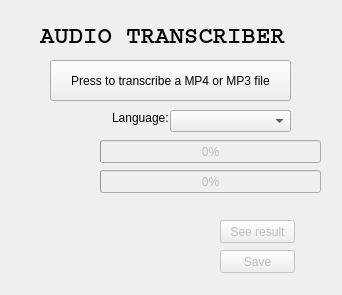
<?xml version="1.0" encoding="UTF-8"?>
<ui version="4.0">
 <class>Form</class>
 <widget class="QWidget" name="Form">
  <property name="enabled">
   <bool>true</bool>
  </property>
  <property name="geometry">
   <rect>
    <x>0</x>
    <y>0</y>
    <width>342</width>
    <height>295</height>
   </rect>
  </property>
  <property name="windowTitle">
   <string>Official FGI Audio Transcriber</string>
  </property>
  <widget class="QPushButton" name="start_button">
   <property name="geometry">
    <rect>
     <x>50</x>
     <y>60</y>
     <width>241</width>
     <height>41</height>
    </rect>
   </property>
   <property name="text">
    <string>Press to transcribe a MP4 or MP3 file</string>
   </property>
  </widget>
  <widget class="QLabel" name="title_label">
   <property name="enabled">
    <bool>true</bool>
   </property>
   <property name="geometry">
    <rect>
     <x>40</x>
     <y>20</y>
     <width>261</width>
     <height>31</height>
    </rect>
   </property>
   <property name="font">
    <font>
     <family>Courier</family>
     <pointsize>18</pointsize>
     <weight>75</weight>
     <bold>true</bold>
    </font>
   </property>
   <property name="text">
    <string>AUDIO TRANSCRIBER</string>
   </property>
  </widget>
  <widget class="QProgressBar" name="tsb_bar">
   <property name="enabled">
    <bool>false</bool>
   </property>
   <property name="geometry">
    <rect>
     <x>100</x>
     <y>170</y>
     <width>221</width>
     <height>23</height>
    </rect>
   </property>
   <property name="maximum">
    <number>100</number>
   </property>
   <property name="value">
    <number>0</number>
   </property>
   <property name="textVisible">
    <bool>true</bool>
   </property>
   <property name="invertedAppearance">
    <bool>false</bool>
   </property>
  </widget>
  <widget class="QLabel" name="tsb_label">
   <property name="enabled">
    <bool>true</bool>
   </property>
   <property name="geometry">
    <rect>
     <x>10</x>
     <y>170</y>
     <width>81</width>
     <height>16</height>
    </rect>
   </property>
   <property name="text">
    <string/>
   </property>
  </widget>
  <widget class="QProgressBar" name="init_bar">
   <property name="enabled">
    <bool>false</bool>
   </property>
   <property name="geometry">
    <rect>
     <x>100</x>
     <y>140</y>
     <width>221</width>
     <height>23</height>
    </rect>
   </property>
   <property name="maximum">
    <number>100</number>
   </property>
   <property name="value">
    <number>0</number>
   </property>
   <property name="textVisible">
    <bool>true</bool>
   </property>
   <property name="invertedAppearance">
    <bool>false</bool>
   </property>
  </widget>
  <widget class="QLabel" name="init_label">
   <property name="enabled">
    <bool>true</bool>
   </property>
   <property name="geometry">
    <rect>
     <x>10</x>
     <y>140</y>
     <width>81</width>
     <height>16</height>
    </rect>
   </property>
   <property name="text">
    <string/>
   </property>
  </widget>
  <widget class="QPushButton" name="save_button">
   <property name="enabled">
    <bool>false</bool>
   </property>
   <property name="geometry">
    <rect>
     <x>220</x>
     <y>250</y>
     <width>75</width>
     <height>23</height>
    </rect>
   </property>
   <property name="text">
    <string>Save</string>
   </property>
  </widget>
  <widget class="QLabel" name="got_file_label">
   <property name="enabled">
    <bool>true</bool>
   </property>
   <property name="geometry">
    <rect>
     <x>60</x>
     <y>210</y>
     <width>131</width>
     <height>31</height>
    </rect>
   </property>
   <property name="sizePolicy">
    <sizepolicy hsizetype="Preferred" vsizetype="Expanding">
     <horstretch>0</horstretch>
     <verstretch>0</verstretch>
    </sizepolicy>
   </property>
   <property name="font">
    <font>
     <pointsize>10</pointsize>
    </font>
   </property>
   <property name="text">
    <string/>
   </property>
   <property name="scaledContents">
    <bool>false</bool>
   </property>
   <property name="wordWrap">
    <bool>true</bool>
   </property>
  </widget>
  <widget class="QLabel" name="saved_label">
   <property name="geometry">
    <rect>
     <x>60</x>
     <y>250</y>
     <width>61</width>
     <height>21</height>
    </rect>
   </property>
   <property name="font">
    <font>
     <pointsize>10</pointsize>
    </font>
   </property>
   <property name="text">
    <string/>
   </property>
  </widget>
  <widget class="QLabel" name="got_file_image">
   <property name="geometry">
    <rect>
     <x>30</x>
     <y>210</y>
     <width>21</width>
     <height>21</height>
    </rect>
   </property>
   <property name="text">
    <string/>
   </property>
   <property name="pixmap">
    <pixmap>:/newPrefix/tick.png</pixmap>
   </property>
   <property name="scaledContents">
    <bool>true</bool>
   </property>
  </widget>
  <widget class="QLabel" name="saved_image">
   <property name="geometry">
    <rect>
     <x>30</x>
     <y>250</y>
     <width>21</width>
     <height>21</height>
    </rect>
   </property>
   <property name="text">
    <string/>
   </property>
   <property name="pixmap">
    <pixmap>:/newPrefix/tick.png</pixmap>
   </property>
   <property name="scaledContents">
    <bool>true</bool>
   </property>
  </widget>
  <widget class="QPushButton" name="see_result_button">
   <property name="enabled">
    <bool>false</bool>
   </property>
   <property name="geometry">
    <rect>
     <x>220</x>
     <y>220</y>
     <width>75</width>
     <height>23</height>
    </rect>
   </property>
   <property name="text">
    <string>See result</string>
   </property>
  </widget>
  <widget class="QComboBox" name="language_cb">
   <property name="geometry">
    <rect>
     <x>170</x>
     <y>110</y>
     <width>121</width>
     <height>22</height>
    </rect>
   </property>
  </widget>
  <widget class="QLabel" name="label">
   <property name="geometry">
    <rect>
     <x>112</x>
     <y>110</y>
     <width>61</width>
     <height>16</height>
    </rect>
   </property>
   <property name="text">
    <string>Language:</string>
   </property>
  </widget>
 </widget>
 <resources>
  <include location="gui_sources.qrc"/>
 </resources>
 <connections/>
</ui>
